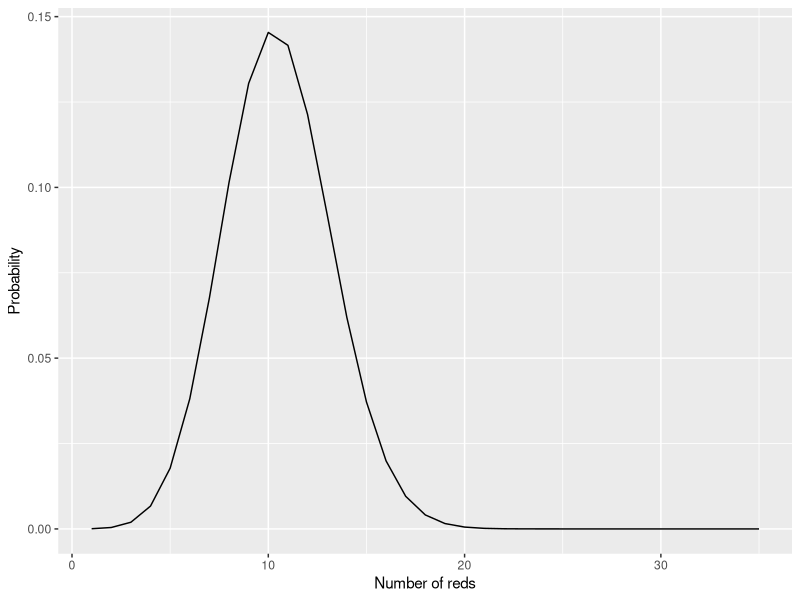

Generate this figure with R:
## ---- chunk 1
library(tidyverse)
## ---- chunk 2
choose(8, 3)
## ---- chunk 3
prob_red_spheres <- function(z) {
  val1 <- choose(35, z)
  val2 <- (3/10)**z
  val3 <- (1 - (3/10))**(35-z)
  
  final <- val1 * val2 * val3
  return(final)
}

prob_red_spheres(20)
## ---- chunk 4
z <- seq(1, 35)
prob <- map_dbl(z, prob_red_spheres)
df_z <- data.frame(z, prob)
prob_by_num_reds <- df_z %>%
  rename(num_reds=z)

prob_by_num_reds%>%head(3)
## ---- chunk 5
graph <- prob_by_num_reds %>%
  ggplot(aes(x=num_reds, y=prob)) + xlab("Number of reds")
graph + geom_line() + ylab("Probability")
## ---- chunk 6
sample(10, 35, replace=TRUE)
## ---- chunk 7
set.seed(0)

for(i in 1:5){
  print(sample(100,5,replace=FALSE))
  # The result may well differ every time
}

## Resetting the random seed every time
for(i in 1:5){
  set.seed(1)
  print(sample(100,5,replace=FALSE))
  # The result should not change
}
## ---- chunk 8
num_trials<-1000 # set the number of trials
set.seed(0) # set the random seed

sampling_with_replacement_simulation<-data.frame(trial=1:num_trials)%>%
  mutate(sample_balls=map(.x=trial,~sample(10,35,replace = TRUE)))
  # generate collection of num_trials simulations
## ---- chunk 9
calc_num_reds <- function(experiment) {
  experiment
}
